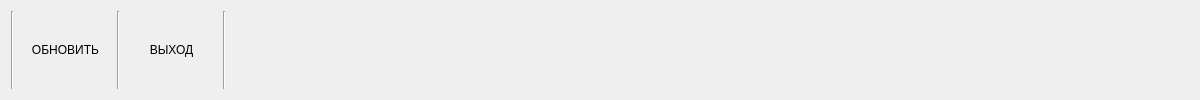
      <widget class="QWidget" name="tab">
       <attribute name="title">
        <string>Главная</string>
       </attribute>
       <layout class="QHBoxLayout" name="horizontalLayout">
        <item>
         <widget class="Line" name="line_12">
          <property name="orientation">
           <enum>Qt::Vertical</enum>
          </property>
         </widget>
        </item>
        <item>
         <widget class="QPushButton" name="refreshBt">
          <property name="sizePolicy">
           <sizepolicy hsizetype="Fixed" vsizetype="Fixed">
            <horstretch>0</horstretch>
            <verstretch>0</verstretch>
           </sizepolicy>
          </property>
          <property name="minimumSize">
           <size>
            <width>91</width>
            <height>41</height>
           </size>
          </property>
          <property name="baseSize">
           <size>
            <width>50</width>
            <height>30</height>
           </size>
          </property>
          <property name="text">
           <string>ОБНОВИТЬ</string>
          </property>
          <property name="flat">
           <bool>true</bool>
          </property>
         </widget>
        </item>
        <item>
         <widget class="Line" name="line_2">
          <property name="orientation">
           <enum>Qt::Vertical</enum>
          </property>
         </widget>
        </item>
        <item>
         <widget class="QPushButton" name="exitBt">
          <property name="sizePolicy">
           <sizepolicy hsizetype="Fixed" vsizetype="Fixed">
            <horstretch>0</horstretch>
            <verstretch>0</verstretch>
           </sizepolicy>
          </property>
          <property name="minimumSize">
           <size>
            <width>91</width>
            <height>41</height>
           </size>
          </property>
          <property name="baseSize">
           <size>
            <width>91</width>
            <height>61</height>
           </size>
          </property>
          <property name="text">
           <string>ВЫХОД</string>
          </property>
          <property name="flat">
           <bool>true</bool>
          </property>
         </widget>
        </item>
        <item>
         <widget class="Line" name="line_3">
          <property name="orientation">
           <enum>Qt::Vertical</enum>
          </property>
         </widget>
        </item>
        <item>
         <spacer name="horizontalSpacer_5">
          <property name="orientation">
           <enum>Qt::Horizontal</enum>
          </property>
          <property name="sizeHint" stdset="0">
           <size>
            <width>963</width>
            <height>20</height>
           </size>
          </property>
         </spacer>
        </item>
       </layout>
      </widget>
